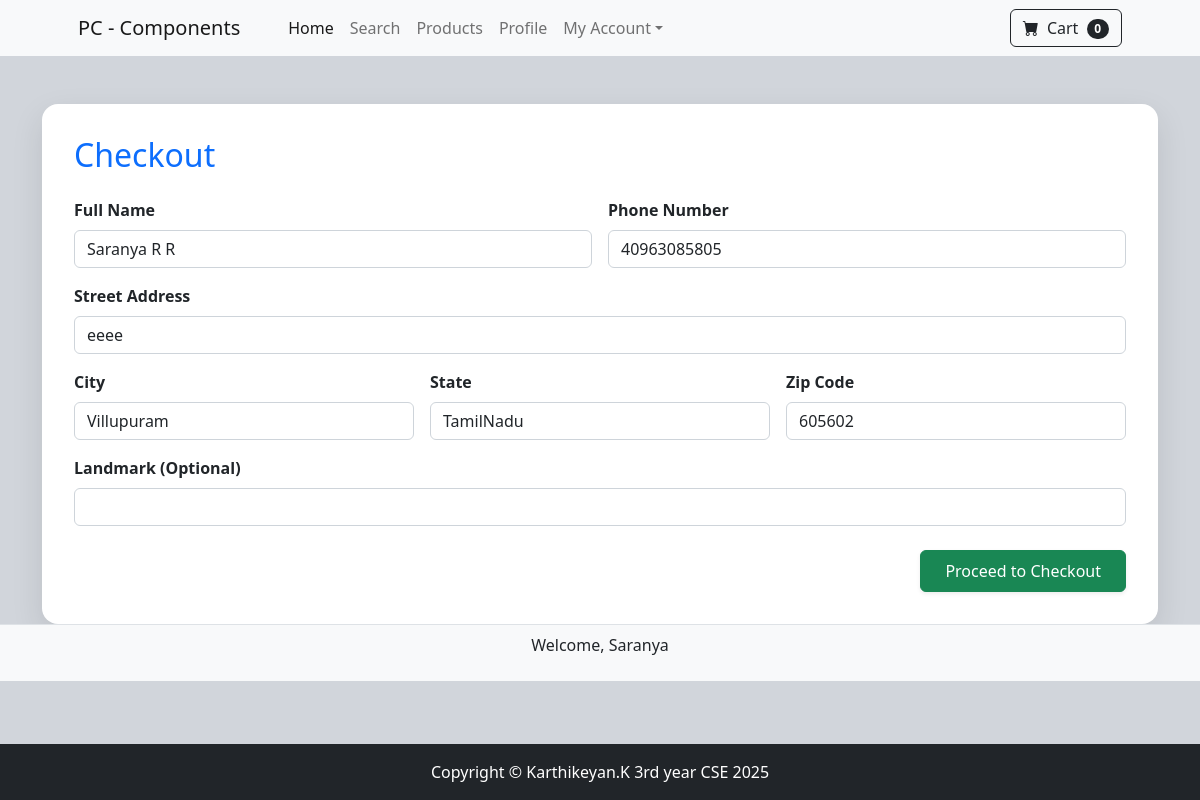
The app's page /checkout/ (signed in), older data.
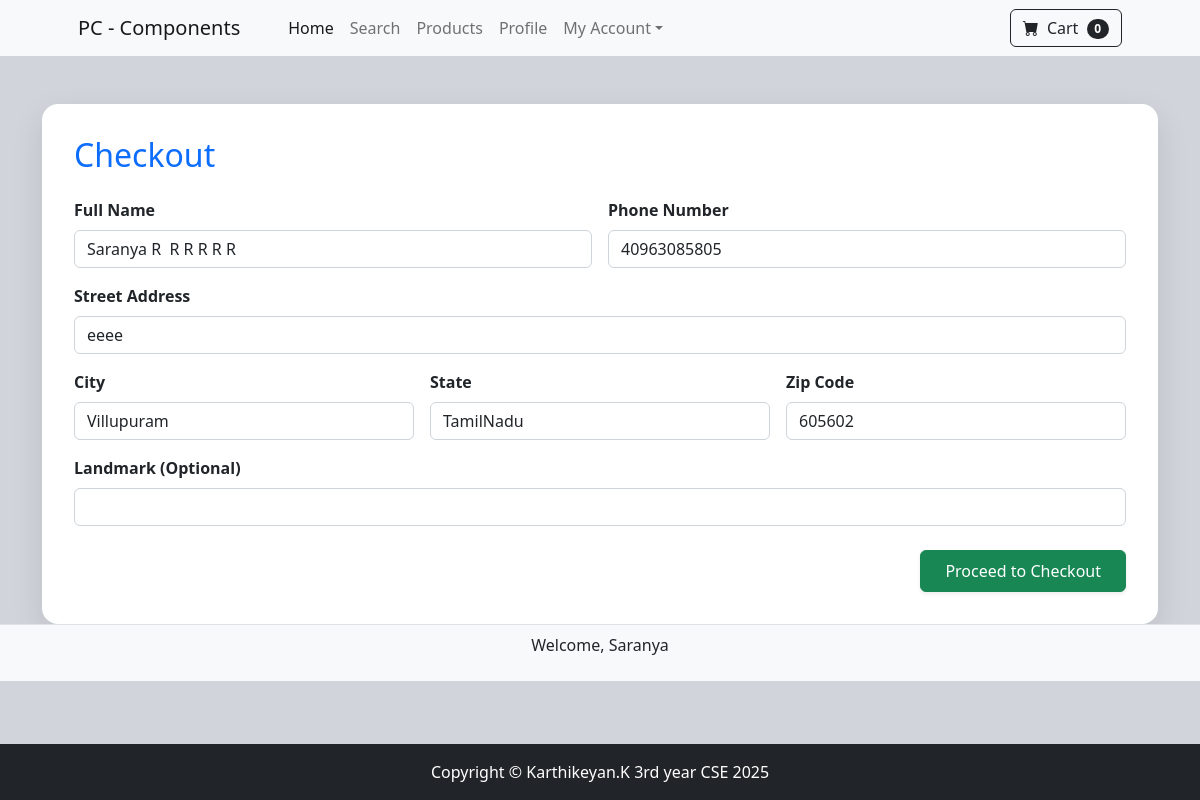
The same page, newer data.
### app/models.py (models this page shows, shortened)
class CustomUser(AbstractUser):
    phone = models.CharField(max_length=15, blank=True)
    street = models.CharField(max_length=255, blank=True)
    city = models.CharField(max_length=100, blank=True)
    state = models.CharField(max_length=100, blank=True)
    zip_code = models.CharField(max_length=10, blank=True)
    email = models.EmailField(unique=True)
    phone = models.CharField(max_length=15, blank=True, null=True,unique=True)
    address = models.TextField(blank=True, null=True)
    pass

### app/views.py (the view, shortened to what this page needs)
# urls.py: path('checkout/', views.checkout_view, name='checkout'),
@login_required
def checkout_view(request):
    cart = Cart.objects.get(user=request.user)
    cart_items = cart.items.all()
    total = sum(item.product.price * item.quantity for item in cart_items)
    return render(request, 'app/checkout.html', {
        'cart_items': cart_items,
        'total': total
    })

### app/context_processors.py (called while the page is built)
def cart_item_count(request):
    count = 0
    if request.user.is_authenticated:
        try:
            cart = Cart.objects.get(user=request.user)
            count = CartItem.objects.filter(cart=cart).count()
        except Cart.DoesNotExist:
            count = 0
    return {'cart_item_count': count}

### app/templates/app/checkout.html (shortened to what this page needs)
{% extends 'app/base.html' %}
{% block content %}
<div class="container mt-5">
    <div class="checkout-card">
        <h2 class="mb-4 text-primary">Checkout</h2>
        <form method="post">
            <div class="row g-3">
                <div class="col-md-6">
                    <label for="full_name" class="form-label">Full Name</label>
                    <input type="text" name="full_name" class="form-control" value="{{ user.get_full_name }}" required>
                </div>
                <div class="col-md-6">
                    <label for="phone" class="form-label">Phone Number</label>
                    <input type="text" name="phone" class="form-control" value="{{ user.phone }}">
                </div>
                <div class="col-md-12">
                    <label for="street" class="form-label">Street Address</label>
                    <input type="text" name="street" class="form-control" value="{{ user.street }}">
                </div>
                <div class="col-md-4">
                    <label for="city" class="form-label">City</label>
                    <input type="text" name="city" class="form-control" value="{{ user.city }}">
                </div>
                <div class="col-md-4">
                    <label for="state" class="form-label">State</label>
                    <input type="text" name="state" class="form-control" value="{{ user.state }}" required>
                </div>
                <div class="col-md-4">
                    <label for="zip_code" class="form-label">Zip Code</label>
                    <input type="text" name="zip_code" class="form-control" value="{{ user.zip_code }}" required>
                </div>
                <div class="col-md-12">
                    <label for="landmark" class="form-label">Landmark (Optional)</label>
                    <input type="text" name="landmark" class="form-control" value="{{ user.landmark }}">
                </div>
            </div>
            <div class="mt-4 text-end">
                <button type="submit" class="btn btn-success px-4 py-2 shadow-sm">Proceed to Checkout</button>
            </div>
        </form>
    </div>
</div>
{% endblock %}

### app/templates/app/base.html (shortened to what this page needs)
{%load static%}
<!DOCTYPE html>
<html lang="en">
<head>
  <link href="https://cdn.jsdelivr.net/npm/bootstrap-icons@1.5.0/font/bootstrap-icons.css" rel="stylesheet" />
  <link href="{% static 'app/css/styles.css' %}" rel="stylesheet" />
</head>
<body class="d-flex flex-column min-vh-100">
  <nav class="navbar navbar-expand-lg navbar-light bg-light">
    <div class="container px-4 px-lg-5">
      <a class="navbar-brand" href="#!">PC - Components</a>
      <div class="collapse navbar-collapse" id="navbarSupportedContent">
        <ul class="navbar-nav me-auto mb-2 mb-lg-0 ms-lg-4">
          <li class="nav-item">
            <a class="nav-link active" aria-current="page" href="{% url 'app:base' %}">Home</a>
          </li>
          <li class="nav-item">
            <a class="nav-link" href="{% url 'app:search' %}">Search</a>
          </li>
          <li class="nav-item">
            <a class="nav-link" href="{% url 'app:products' %}">Products</a>
          </li>
          <li class="nav-item">
            {% if user.is_authenticated %}
            <a class="nav-link" href="{% url 'app:user_details' %}">Profile</a>
            {% endif %}
          </li>
          <li class="nav-item dropdown">
            <a class="nav-link dropdown-toggle" id="navbarDropdown" href="#" role="button" data-bs-toggle="dropdown"
              aria-expanded="false">My Account</a>
          </li>
        </ul>
        <a href="{% url 'app:mycart' %}" class="btn btn-outline-dark">
          <i class="bi-cart-fill me-1"></i>
          Cart
          <span class="badge bg-dark text-white ms-1 rounded-pill">{{ cart_item_count }}</span>
        </a>
      </div>
    </div>
  </nav>
  {%block content%}{%endblock%}
  <div class="text-center py-2 bg-light border-top">
    {% if user.is_authenticated %}
    <p>Welcome, {{ user.username }}</p>
    {% else %}
    <p>Not signed in. <a href="{% url 'app:login' %}">Sign in</a></p>
    {% endif %}
  </div>
  <footer class="bg-dark text-white text-center py-3 mt-auto">
    <div class="container">
      <p class="m-0 text-center text-white">
        Copyright &copy; Karthikeyan.K 3rd year CSE 2025
      </p>
    </div>
  </footer>
</body>
</html>

Row changes from the older to the newer data that the page shows:
changed CustomUser "Saranya": full_name "Saranya R R" → "Saranya R R R R R R"
